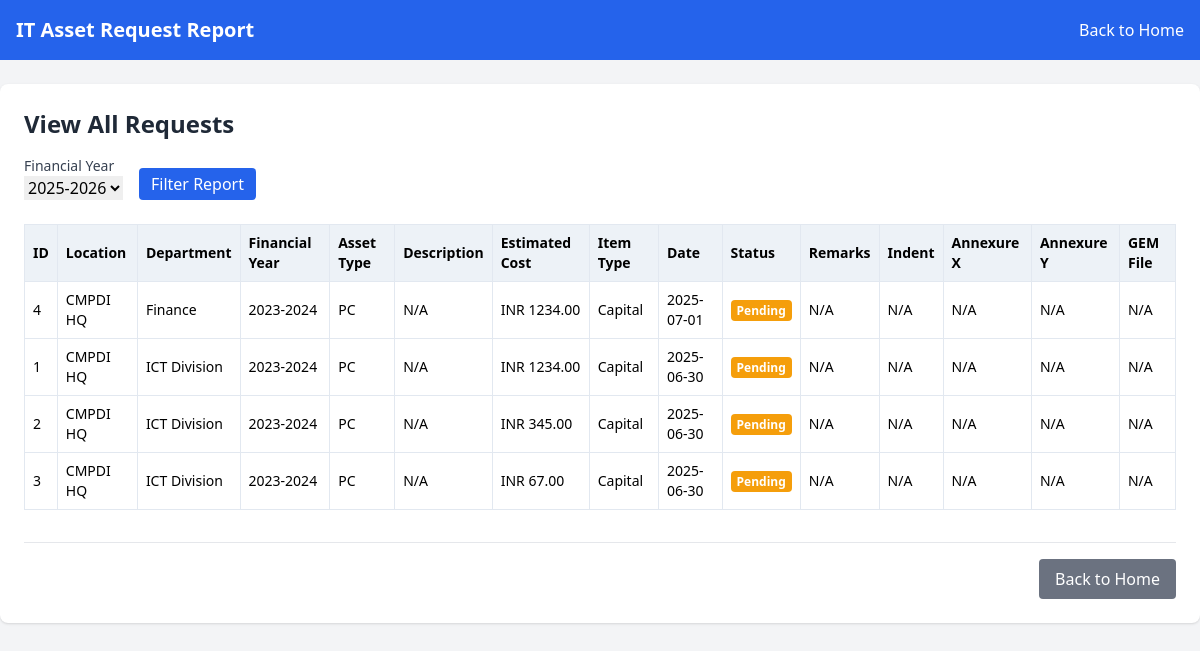
The page /request/report/ (signed in) on the database its author committed.
### baseapp/models.py (models this page shows, shortened)
class AssetRequest(models.Model):
    ITEM_TYPE_CHOICES = [
        ('capital', 'Capital'),
        ('revenue', 'Revenue'),
    ]
    location = models.ForeignKey(Location, on_delete=models.CASCADE)
    department = models.ForeignKey(Department, on_delete=models.CASCADE)
    financial_year = models.CharField(max_length=9)
    asset_type = models.ForeignKey(Category, on_delete=models.CASCADE)
    description = models.TextField(blank=True, null=True)
    estimated_cost = models.DecimalField(max_digits=12, decimal_places=2)
    item_type = models.CharField(max_length=10, choices=ITEM_TYPE_CHOICES)
    date = models.DateField(default=timezone.now)
    status = models.CharField(
        max_length=20,
        choices=STATUS_CHOICES,
        default='pending'
    )
    remarks = models.TextField(blank=True, null=True)
    indent_file = models.FileField(upload_to='uploads/', blank=True, null=True)
    annexure_x = models.FileField(upload_to='uploads/', blank=True, null=True)
    annexure_y = models.FileField(upload_to='uploads/', blank=True, null=True)
    gem_file = models.FileField(upload_to='uploads/', blank=True, null=True)

class Location(models.Model):
    name = models.CharField(max_length=100, unique=True)
    address = models.TextField(blank=True, null=True)
    city = models.CharField(max_length=100, blank=True, null=True)
    state = models.CharField(max_length=100, blank=True, null=True)
    pincode = models.CharField(max_length=10, blank=True, null=True)
    faxcode = models.CharField(max_length=20, blank=True, null=True)
    email = models.EmailField(blank=True, null=True)

class Department(models.Model):
    name = models.CharField(max_length=100, unique=True)
    code = models.CharField(max_length=10, unique=True)
    location = models.ForeignKey(Location, on_delete=models.CASCADE, related_name='departments')

class Category(models.Model):
    name = models.CharField(max_length=100, unique=True)

### baseapp/views.py (the view)
# urls.py: path('request/report/', views.request_report_view, name='request_report'),
@login_required
def request_report_view(request):
    requests = AssetRequest.objects.select_related('location', 'department', 'asset_type').order_by('-date', 'location__name', 'department__name')
    form = RequestReportFilterForm(request.GET or None)
    if form.is_valid():
        financial_year = form.cleaned_data.get('financial_year')
        if financial_year:
            requests = requests.filter(financial_year=financial_year)
    context = {
        'form': form,
        'requests': requests,
        'STATUS_CHOICES': STATUS_CHOICES
    }
    return render(request, 'request_report.html', context)

### baseapp/forms.py
class RequestReportFilterForm(forms.Form):
    financial_year = forms.ChoiceField(choices=[], required=False, label="Financial Year")
    def __init__(self, *args, **kwargs):
        super().__init__(*args, **kwargs)
        today = date.today()
        current_year = today.year
        if today.month >= 4:
            fin_year_start = current_year
        else:
            fin_year_start = current_year - 1
        current_financial_year_str = f"{fin_year_start}-{fin_year_start+1}"
        financial_years_choices = [('', 'All Years')]
        for i in range(-1, 6):
            start_year = fin_year_start + i
            end_year = start_year + 1
            financial_years_choices.append((f"{start_year}-{end_year}", f"{start_year}-{end_year}"))
        self.fields['financial_year'].choices = financial_years_choices
        if not self.is_bound:
            self.fields['financial_year'].initial = current_financial_year_str

### baseapp/templates/request_report.html (shortened to what this page needs)
{% load static %}
<!DOCTYPE html>
<html lang="en">
<head>
<script src="https://cdn.tailwindcss.com"></script>
</head>
<body class="bg-gray-100 font-sans">
<nav class="bg-blue-600 p-4 flex justify-between items-center">
  <h1 class="text-white font-bold text-xl">IT Asset Request Report</h1>
  <a href="{% url 'home' %}" class="text-white hover:underline">Back to Home</a>
</nav>
<div class="max-w-7xl mx-auto p-6 mt-6 bg-white rounded-lg shadow">
  <h2 class="text-2xl font-bold text-gray-800 mb-4">View All Requests</h2>
  <form method="GET" class="mb-6 flex items-end space-x-4">
    <div>
      <label for="{{ form.financial_year.id_for_label }}" class="block text-sm font-medium text-gray-700">{{ form.financial_year.label }}</label>
      {{ form.financial_year }}
    </div>
    <button type="submit" class="bg-blue-600 text-white px-3 py-1 rounded h-fit">Filter Report</button>
  </form>
  {% if requests %}
    <div class="overflow-x-auto">
      <table class="w-full text-sm">
        <thead>
          <tr>
            <th>ID</th>
            <th>Location</th>
            <th>Department</th>
            <th>Financial Year</th>
            <th>Asset Type</th>
            <th>Description</th>
            <th>Estimated Cost</th>
            <th>Item Type</th>
            <th>Date</th>
            <th>Status</th>
            <th>Remarks</th>
            <th>Indent</th>
            <th>Annexure X</th>
            <th>Annexure Y</th>
            <th>GEM File</th>
          </tr>
        </thead>
        <tbody>
          {% for req in requests %}
            <tr>
              <td>{{ req.id }}</td>
              <td>{{ req.location.name }}</td>
              <td>{{ req.department.name }}</td>
              <td>{{ req.financial_year }}</td>
              <td>{{ req.asset_type.name }}</td>
              <td>{{ req.description|default:"N/A" }}</td>
              <td>INR {{ req.estimated_cost|floatformat:2 }}</td>
              <td>{{ req.get_item_type_display }}</td>
              <td>{{ req.date|date:"Y-m-d" }}</td>
              <td>
                <span class="status-tag status-{{ req.status }}">
                    {{ req.get_status_display }}
                </span>
              </td>
              <td>{{ req.remarks|default:"N/A" }}</td>
              <td>
                {% if req.indent_file %}
                  <a href="{{ req.indent_file.url }}" target="_blank" class="text-blue-600 hover:underline">View</a>
                {% else %}
                  N/A
                {% endif %}
              </td>
              <td>
                {% if req.annexure_x %}
                  <a href="{{ req.annexure_x.url }}" target="_blank" class="text-blue-600 hover:underline">View</a>
                {% else %}
                  N/A
                {% endif %}
              </td>
              <td>
                {% if req.annexure_y %}
                  <a href="{{ req.annexure_y.url }}" target="_blank" class="text-blue-600 hover:underline">View</a>
                {% else %}
                  N/A
                {% endif %}
              </td>
              <td>
                {% if req.gem_file %}
                  <a href="{{ req.gem_file.url }}" target="_blank" class="text-blue-600 hover:underline">View</a>
                {% else %}
                  N/A
                {% endif %}
              </td>
            </tr>
          {% endfor %}
        </tbody>
      </table>
    </div>
  {% else %}
    <p class="text-gray-600">No IT asset requests found for the selected criteria.</p>
  {% endif %}
  <div class="mt-8 pt-4 border-t border-gray-200 flex justify-end">
    <a href="{% url 'home' %}" class="bg-gray-500 text-white px-4 py-2 rounded hover:bg-gray-600">Back to Home</a>
  </div>
</div>
</body>
</html>

### baseapp/templates/request_report.html (style rules this page uses)
table { border-collapse: collapse; width: 100%; }
th, td { border: 1px solid #e2e8f0; padding: 8px; text-align: left; }
th { background-color: #edf2f7; }
.status-tag { padding: 2px 6px; border-radius: 4px; font-size: 0.75rem; font-weight: bold; color: white; text-transform: capitalize; }
.status-pending { background-color: #f59e0b; }

### rows shown on the page
AssetRequest: id "4", location.name "CMPDI HQ", department.name "Finance", financial_year "2023-2024", asset_type.name "PC", description "N/A", estimated_cost "1234.00", item_type "Capital", date "2025-07-01", status "Pending", remarks "N/A", indent_file "N/A", annexure_x "N/A", annexure_y "N/A", gem_file "N/A"
AssetRequest: id "1", location.name "CMPDI HQ", department.name "ICT Division", financial_year "2023-2024", asset_type.name "PC", description "N/A", estimated_cost "1234.00", item_type "Capital", date "2025-06-30", status "Pending", remarks "N/A", indent_file "N/A", annexure_x "N/A", annexure_y "N/A", gem_file "N/A"
AssetRequest: id "2", location.name "CMPDI HQ", department.name "ICT Division", financial_year "2023-2024", asset_type.name "PC", description "N/A", estimated_cost "345.00", item_type "Capital", date "2025-06-30", status "Pending", remarks "N/A", indent_file "N/A", annexure_x "N/A", annexure_y "N/A", gem_file "N/A"
AssetRequest: id "3", location.name "CMPDI HQ", department.name "ICT Division", financial_year "2023-2024", asset_type.name "PC", description "N/A", estimated_cost "67.00", item_type "Capital", date "2025-06-30", status "Pending", remarks "N/A", indent_file "N/A", annexure_x "N/A", annexure_y "N/A", gem_file "N/A"
